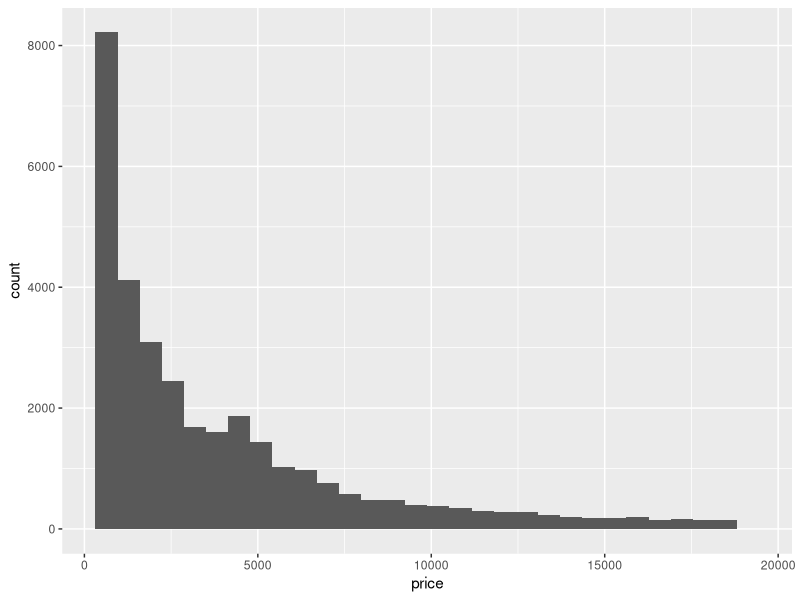
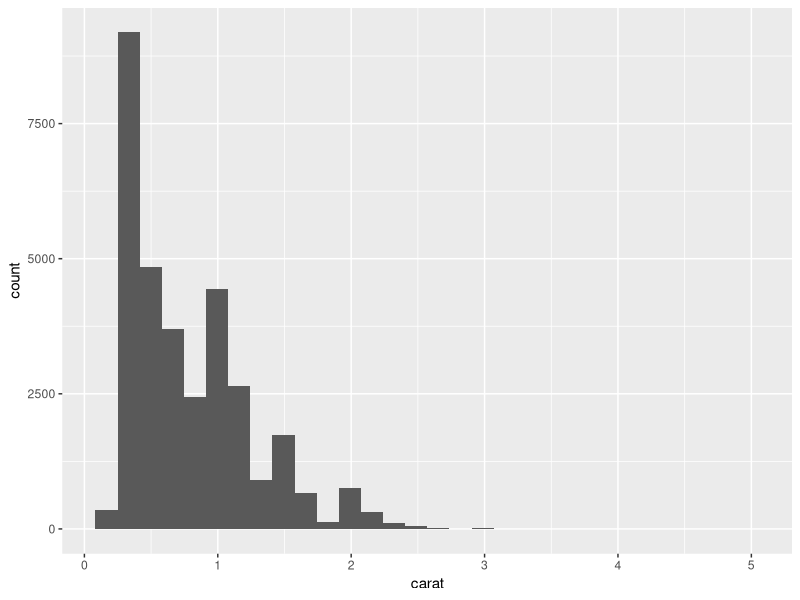
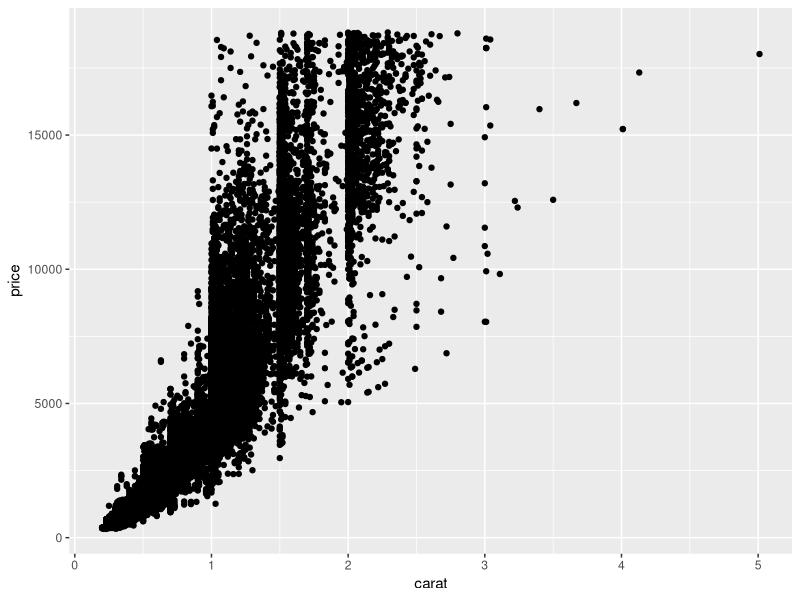
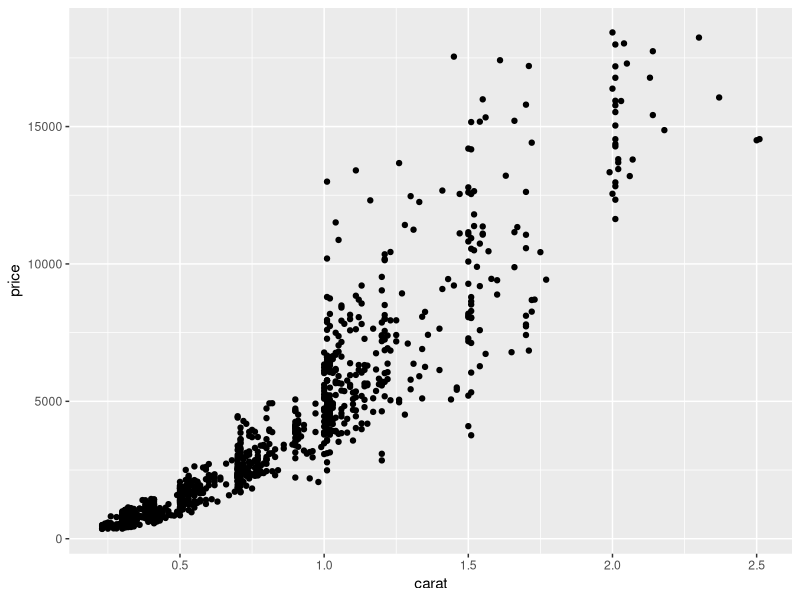
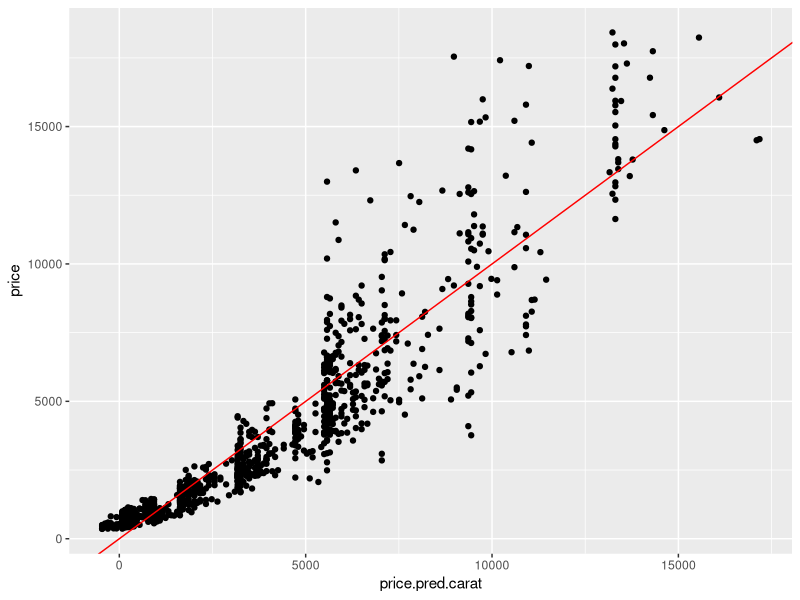
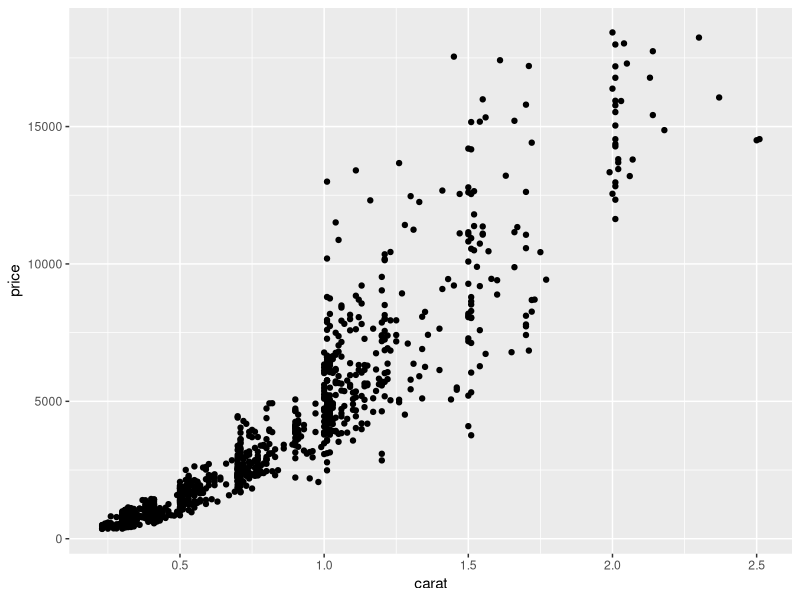
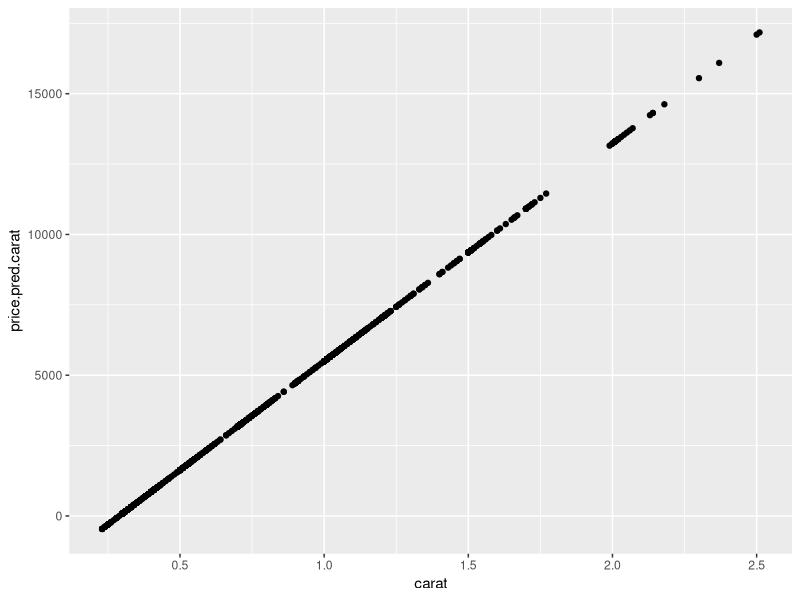
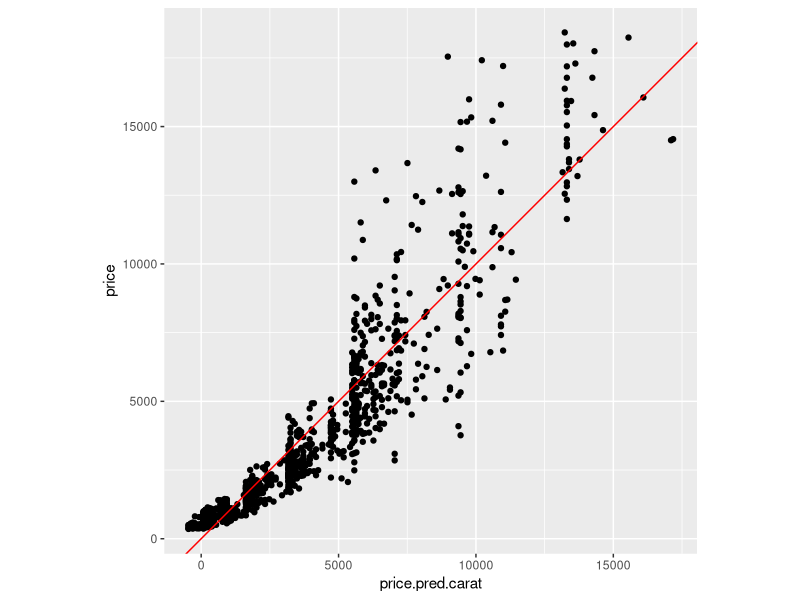

R code for these plots, in order: (Note: this script raises an error after producing the figures.)
library(tidyverse)

# check out our data (included with 'tidyverse' package)
diamonds

# training/test/validation split
set.seed(12345)
train.proportion <- 0.6
test.proportion <- 0.2
validation.proportion <- 0.2

# pull out the training data
train.index <- sample(1:nrow(diamonds), nrow(diamonds)*train.proportion)
train.data <- diamonds[train.index,]

# select test and validation from what's left over
holdout.data <- diamonds[-train.index,]
test.index <- sample(1:nrow(holdout.data), nrow(diamonds)*test.proportion)
test.data <- holdout.data[test.index,]
validation.data <- holdout.data[-test.index,]

dim(train.data)
dim(validation.data)
dim(test.data)

### a bit of data exploration ###

# 'price' data distribution
summary(train.data$price)
ggplot(data=train.data) +
  geom_histogram(mapping = aes(x=price))

# 'carat' data distribution
summary(train.data$carat)
ggplot(data=train.data) +
  geom_histogram(mapping = aes(x=carat))

# price vs carat
ggplot(data=train.data) + 
  geom_point(mapping = aes(x=carat,y=price))

# sample just 1000 points from the training data for easy plotting
train.plot.sample.idx <- sample(1:nrow(train.data), 1000)

# price vs carat (sample only)
ggplot(data=train.data[train.plot.sample.idx,]) + 
  geom_point(mapping = aes(x=carat,y=price))


### train a linear regression model using a single variable, carat, as predictor
carat.lm <- lm(data = train.data, price ~ carat)
summary(carat.lm)

train.data$price.pred.carat <- predict(carat.lm, newdata=train.data)


# plot price vs. the model predictions
ggplot(data=train.data[train.plot.sample.idx,]) + 
  geom_point(mapping = aes(x=price.pred.carat,y=price)) +
  geom_abline(intercept=0, slope=1, color="red")

# compare with the plot of price vs carat directly
ggplot(data=train.data[train.plot.sample.idx,]) + 
  geom_point(mapping = aes(x=carat,y=price))

# ...in other words
ggplot(data=train.data[train.plot.sample.idx,]) + 
  geom_point(mapping = aes(x=carat,y=price.pred.carat))


# plot price vs. the model predictions with forced equal x, y scales
ggplot(data=train.data[train.plot.sample.idx,]) + 
  geom_point(mapping = aes(x=price.pred.carat,y=price)) +
  coord_equal(ratio=1) +
  geom_abline(intercept=0, slope=1, color="red")

# note: some price predictions are less than 0 - why is this?


# check out the distribution of residuals for this model
train.data$carat.lm.residuals <- train.data$price - train.data$price.pred.carat
ggplot(data=train.data[train.plot.sample.idx,]) +
  geom_histogram(mapping = aes(x=carat.lm.residuals)) + 
  geom_vline(xintercept = 0, color="red")

# linear regression assumes error is normally distributed - are we close?


### Polynomial models ###

# try adding a higher-order term
# aka fitting price to a 2nd-order polynomial of carat
carat.lm.poly.2 <- lm(data = train.data, price ~ carat + I(carat^2))
summary(carat.lm.poly.2)

# plot price vs predicted price for the polynomial model
train.data$price.pred.carat.poly.2 <- predict(carat.lm.poly.2, newdata=train.data)
ggplot(data=train.data[train.plot.sample.idx,]) + 
  geom_point(mapping = aes(x=price.pred.carat.poly.2,y=price)) +
  coord_equal(ratio=1) + 
  geom_abline(intercept=0, slope=1, color="red")

# look at the distribution of residuals
train.data$residuals.carat.poly.2 <- train.data$price - train.data$price.pred.carat.poly.2
ggplot(data=train.data[train.plot.sample.idx,]) +
  geom_histogram(mapping = aes(x=residuals.carat.poly.2)) + 
  geom_vline(xintercept = 0, color="red")

# try a 3rd-order polynomial
carat.lm.poly.3 <- lm(data = train.data, price ~ carat + I(carat^2) + I(carat^3))
summary(carat.lm.poly.3)

# plot price vs predicted price for the 3rd-order polynomial model
train.data$price.pred.carat.poly.3 <- predict(carat.lm.poly.3, newdata=train.data)

ggplot(data=train.data[train.plot.sample.idx,]) + 
  geom_point(mapping = aes(x=price.pred.carat.poly.3,y=price)) +
  coord_equal(ratio=1) + 
  geom_abline(intercept=0, slope=1, color="red")

# look at the distribution of residuals for the poly 3 model
train.data$residuals.carat.poly.3 <- train.data$price - train.data$price.pred.carat.poly.3
ggplot(data=train.data[train.plot.sample.idx,]) +
  geom_histogram(mapping = aes(x=residuals.carat.poly.3)) + 
  geom_vline(xintercept = 0, color="red")

# do these residuals appear normally distributed?
# are they highly skewed?

# compare performance of each model against the validation set
# which do you expect to perform best?

# compute predicted price by each model for the validation set
validation.data$price.pred.carat.lm <- predict(carat.lm, newdata=validation.data)
validation.data$price.pred.carat.poly.2 <- predict(carat.lm.poly.2, newdata=validation.data)
validation.data$price.pred.carat.poly.3 <- predict(carat.lm.poly.3, newdata=validation.data)

# look at some actual accuracy metrics
library(forecast)
accuracy(validation.data$price.pred.carat.lm, validation.data$price)
accuracy(validation.data$price.pred.carat.poly.2, validation.data$price)
accuracy(validation.data$price.pred.carat.poly.3, validation.data$price)

# ME: Mean Error
# RMSE: Root Mean Squared Error
# MAE: Mean Absolute Error
# MPE: Mean Percentage Error
# MAPE: Mean Absolute Percentage Error

# simple R-squared for validation data predictions vs validation data actual prices
cor(validation.data$price.pred.carat.lm, validation.data$price)^2
cor(validation.data$price.pred.carat.poly.2, validation.data$price)^2
cor(validation.data$price.pred.carat.poly.3, validation.data$price)^2

# is this a good measure of actual model performance?
# does it have any issues?
cor(validation.data$price.pred.carat.lm, validation.data$price)^2
cor(validation.data$price.pred.carat.lm + 100000, validation.data$price)^2

# an unbiased statistic that is comparable to R-squared
# but against out-of-sample data
rsq.test <- function(preds, actuals) {
  SSE <- sum((actuals - preds) ^ 2)
  SST <- sum((actuals - mean(actuals)) ^ 2)
  rsq.test.value <- (1 - SSE / SST)
  return(rsq.test.value)
}

# both versions for simple linear model
cor(validation.data$price.pred.carat.lm, validation.data$price)^2
rsq.test(validation.data$price.pred.carat.lm, validation.data$price)

# both versions for poly 2 model
cor(validation.data$price.pred.carat.poly.2, validation.data$price)^2
rsq.test(validation.data$price.pred.carat.poly.2, validation.data$price)

# both versions for poly 3 model
cor(validation.data$price.pred.carat.poly.3, validation.data$price)^2
rsq.test(validation.data$price.pred.carat.poly.3, validation.data$price)

# what about adjusted R-squared? Do we need to account for model complexity when 
# measuring against out-of-sample data?


# what is our best guess at real model performance?
# note: this is why we have validation and test data
# best.model <- carat.lm
# best.model <- carat.lm.poly.2
# best.model <- carat.lm.poly.3
test.data$predicted.price <- predict(best.model, newdata=test.data)
accuracy(test.data$predicted.price, test.data$price)
rsq.test(test.data$predicted.price, test.data$price)


### Why not use higher-order polynomials all the time? ###

# try with a tiny training dataset
set.seed(11235)
train.data.tiny.index <- sample(1:nrow(train.data), 10)
train.data.tiny <- train.data[train.data.tiny.index,]

ggplot(data=train.data.tiny) + 
  geom_point(mapping = aes(x = carat, y = price))

# train several polynomial models on the tiny dataset
tiny.poly.1 <- lm(data=train.data.tiny, price ~ carat)
summary(tiny.poly.1)

tiny.poly.2 <- lm(data=train.data.tiny, price ~ carat + I(carat^2))
summary(tiny.poly.2)

tiny.poly.3 <- lm(data=train.data.tiny, price ~ carat + I(carat^2) + I(carat^3))
summary(tiny.poly.3)

tiny.poly.5 <- lm(data=train.data.tiny, price ~ carat + I(carat^2) + I(carat^3)
                  + I(carat^4) + I(carat^5))
summary(tiny.poly.5)

tiny.poly.8 <- lm(data=train.data.tiny, price ~ carat + I(carat^2) + I(carat^3)
                  + I(carat^4) + I(carat^5) + I(carat^6) + I(carat^7)+ I(carat^8))
summary(tiny.poly.8)

# how does R-squared change when we add terms?
# what about adjusted R-squared?

# look at the curves fit by each model

# simple linear model
tiny.poly.1$coefficients
ggplot(data=train.data.tiny) + 
  geom_point(mapping = aes(x = carat, y = price)) + 
  stat_function(geom = "line",
                fun = function(x) tiny.poly.1$coefficients[1] + 
                  tiny.poly.1$coefficients[2]*x
                ) + 
  ggtitle("Linear Model")


# 2nd-order polynomial
tiny.poly.2$coefficients
ggplot(data=train.data.tiny) + 
  geom_point(mapping = aes(x = carat, y = price)) + 
  stat_function(geom = "line",
                fun = function(x) tiny.poly.2$coefficients[1] + 
                  tiny.poly.2$coefficients[2]*x + 
                  tiny.poly.2$coefficients[3]*x^2
  ) + 
  ggtitle("Polynomial Order 2")

# 3rd-order polynomial
tiny.poly.3$coefficients
ggplot(data=train.data.tiny) + 
  geom_point(mapping = aes(x = carat, y = price)) + 
  stat_function(geom = "line",
                fun = function(x) tiny.poly.3$coefficients[1] + 
                  tiny.poly.3$coefficients[2]*x + 
                  tiny.poly.3$coefficients[3]*x^2 + 
                  tiny.poly.3$coefficients[4]*x^3
  ) + 
  ggtitle("Polynomial Order 3")


# 5th-order polynomial
tiny.poly.5$coefficients
ggplot(data=train.data.tiny) + 
  geom_point(mapping = aes(x = carat, y = price)) + 
  stat_function(geom = "line",
                fun = function(x) tiny.poly.5$coefficients[1] + 
                  tiny.poly.5$coefficients[2]*x + 
                  tiny.poly.5$coefficients[3]*x^2 + 
                  tiny.poly.5$coefficients[4]*x^3 + 
                  tiny.poly.5$coefficients[5]*x^4 + 
                  tiny.poly.5$coefficients[6]*x^5
  ) + 
  ggtitle("Polynomial Order 5")

# what happens when we extrapolate?
ggplot(data=train.data.tiny) + 
  geom_point(mapping = aes(x = carat, y = price)) + 
  stat_function(geom = "line",
                fun = function(x) tiny.poly.5$coefficients[1] + 
                  tiny.poly.5$coefficients[2]*x + 
                  tiny.poly.5$coefficients[3]*x^2 + 
                  tiny.poly.5$coefficients[4]*x^3 + 
                  tiny.poly.5$coefficients[5]*x^4 + 
                  tiny.poly.5$coefficients[6]*x^5
  ) + xlim(0,2) + 
  ggtitle("Polynomial Order 5")

# 8th-order polynomial
tiny.poly.8$coefficients
ggplot(data=train.data.tiny) + 
  geom_point(mapping = aes(x = carat, y = price)) + 
  stat_function(geom = "line",
                fun = function(x) tiny.poly.8$coefficients[1] + 
                  tiny.poly.8$coefficients[2]*x + 
                  tiny.poly.8$coefficients[3]*x^2 + 
                  tiny.poly.8$coefficients[4]*x^3 + 
                  tiny.poly.8$coefficients[5]*x^4 + 
                  tiny.poly.8$coefficients[6]*x^5 + 
                  tiny.poly.8$coefficients[7]*x^6 + 
                  tiny.poly.8$coefficients[8]*x^7 + 
                  tiny.poly.8$coefficients[9]*x^8
  ) + 
  ggtitle("Polynomial Order 8")

# check out the validation results
validation.data$val.preds.tiny.poly.1 <- predict(tiny.poly.1, newdata = validation.data)
ggplot(data=validation.data) +
  geom_point(mapping = aes(x=val.preds.tiny.poly.1, y=price)) +
  coord_equal(ratio=1) + 
  geom_abline(intercept=0, slope=1, color="red") + 
  ggtitle("Tiny Polynomial Model 1")

validation.data$val.preds.tiny.poly.2 <- predict(tiny.poly.2, newdata = validation.data)
ggplot(validation.data) +
  geom_point(mapping = aes(x=val.preds.tiny.poly.2, y=price)) +
  coord_equal(ratio=1) + 
  geom_abline(intercept=0, slope=1, color="red") + 
  ggtitle("Tiny Polynomial Model 2")

validation.data$val.preds.tiny.poly.3 <- predict(tiny.poly.3, newdata = validation.data)
ggplot(validation.data) +
  geom_point(mapping = aes(x=val.preds.tiny.poly.3, y=price)) +
  coord_equal(ratio=1) + 
  geom_abline(intercept=0, slope=1, color="red") + 
  ggtitle("Tiny Polynomial Model 3")

validation.data$val.preds.tiny.poly.5 <- predict(tiny.poly.5, newdata = validation.data)
ggplot(validation.data) +
  geom_point(mapping = aes(x=val.preds.tiny.poly.5, y=price)) +
  geom_abline(intercept=0, slope=1, color="red") + 
  ggtitle("Tiny Polynomial Model 5")

validation.data$val.preds.tiny.poly.8 <- predict(tiny.poly.8, newdata = validation.data)
ggplot(validation.data) +
  geom_point(mapping = aes(x=val.preds.tiny.poly.8, y=price)) +
  geom_abline(intercept=0, slope=1, color="red") + 
  ggtitle("Tiny Polynomial Model 8")

# some predictions WAY off for the higher-order models - why is this?

# compare accuracy measures across models
library(forecast)
accuracy(validation.data$val.preds.tiny.poly.1, validation.data$price)
accuracy(validation.data$val.preds.tiny.poly.2, validation.data$price)
accuracy(validation.data$val.preds.tiny.poly.3, validation.data$price)
accuracy(validation.data$val.preds.tiny.poly.5, validation.data$price)
accuracy(validation.data$val.preds.tiny.poly.8, validation.data$price)

# ME: Mean Error
# RMSE: Root Mean Squared Error
# MAE: Mean Absolute Error
# MPE: Mean Percentage Error
# MAPE: Mean Absolute Percentage Error
